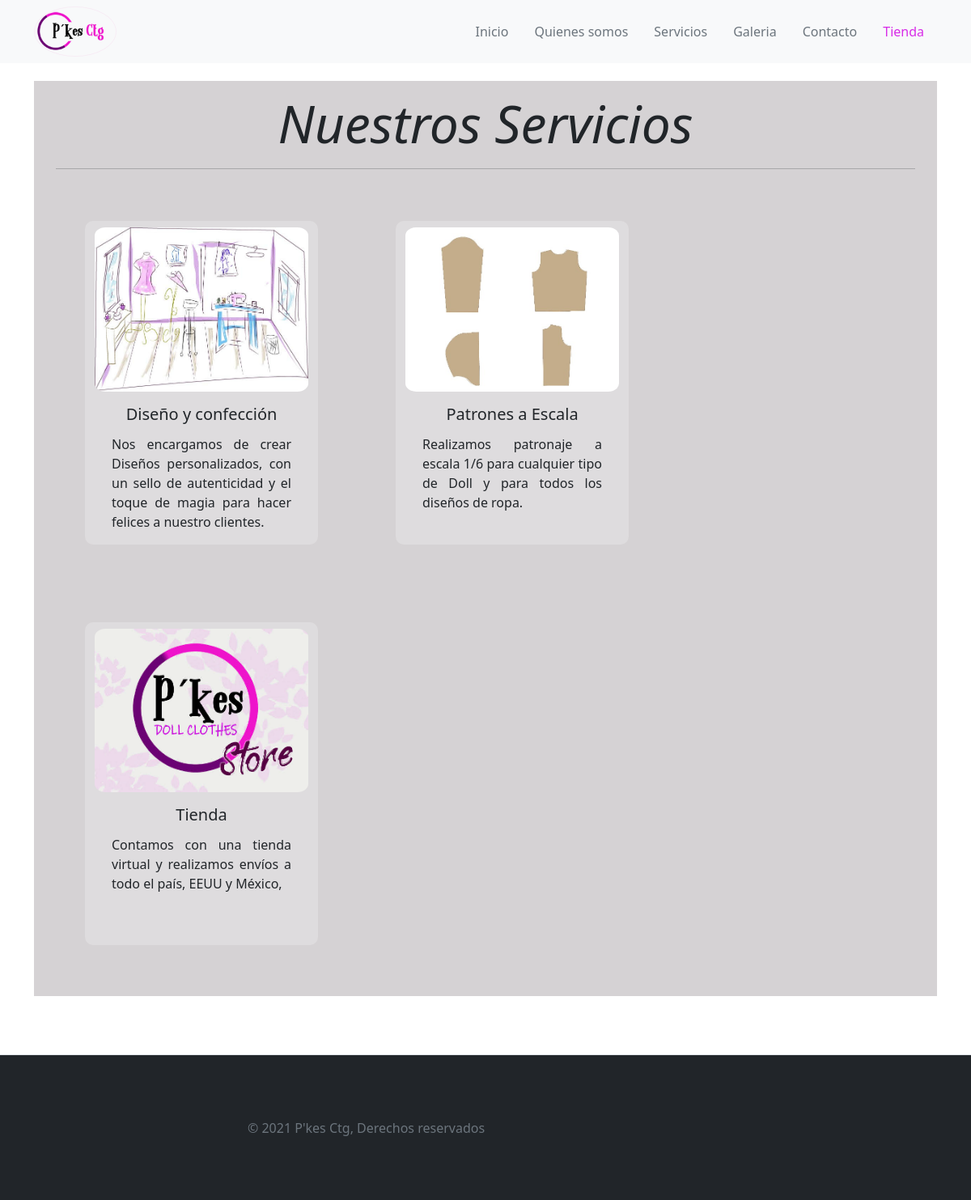
Page /pkes/services on the committed database.
### pkesapp/models.py (models this page shows, shortened)
class Services(models.Model):
    name = CharField(max_length=30)
    description = TextField()
    image = ImageField(upload_to="gallery/sevices_app", null=True)
    url_item = CharField(max_length=30)

### pkesapp/views.py (the view)
# urls.py: path('services', views.services, name='services'),
def services(request):
    services = Services.objects.all()
    return render(request, 'services.html', {'services': services})

### pkesapp/templates/services.html (shortened to what this page needs)
{% extends 'layout.html' %}
{% load static %}
{% block content %}
<div class="continer" style="margin-top: 100px;background: #d5d2d4;padding: 15px;">
    <div class="container">
        <div class="container-fluid" style="display: block;">
            <h2 class= "display-3 text-capitalize mb-3 text-center fst-italic">
                Nuestros servicios
            </h2>
        </div><hr>
        <div class="row">
            {% for service in services %}
            <div class="card col-md-4 col-xs-12 m-5" style="width: 18rem;border-radius: 10px; background-color: rgba(255, 255, 255, 0.219);border: none;">
                <img src="{{service.image.url}}" class="card-img-top mt-2" alt="Servicio" style="border-radius: 5%;">
                <div class="card-body">
                    <h5 class="card-title text-center">{{service.name}}</h5>
                    <p class="card-text" style="text-align: justify;height: 125px; padding: 5px;">{{service.description}}</p>
                </div>
            </div>
            {% endfor %}
        </div>
    </div>
</div>
{% endblock %}

### rows in the picture
Services: image (picture), name "Diseño y confección", description "Nos encargamos de crear Diseños personalizados, con un sello de autenticidad y el toque de magia para hacer felices a nuestro clientes."
Services: image (picture), name "Patrones a Escala", description "Realizamos patronaje a escala 1/6 para cualquier tipo de Doll y para todos los diseños de ropa."
Services: image (picture), name "Tienda", description "Contamos con una tienda virtual y realizamos envíos a todo el país, EEUU y México,"
